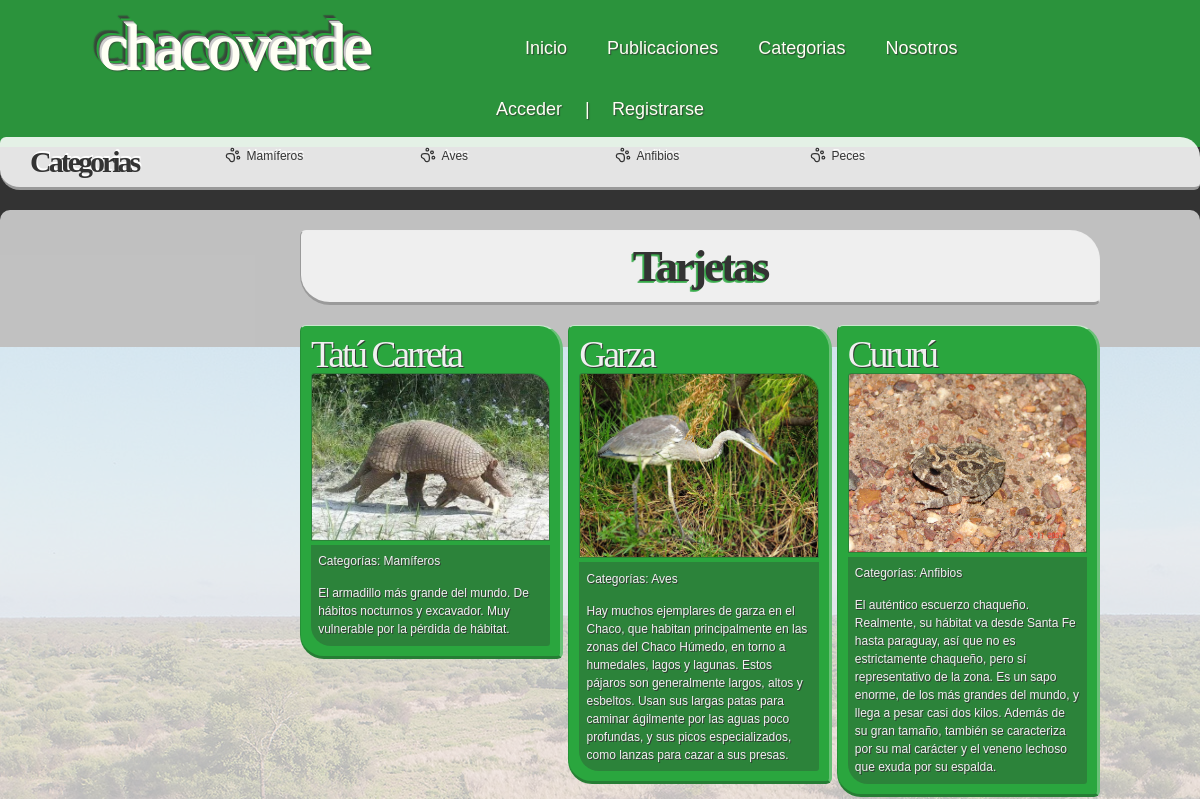
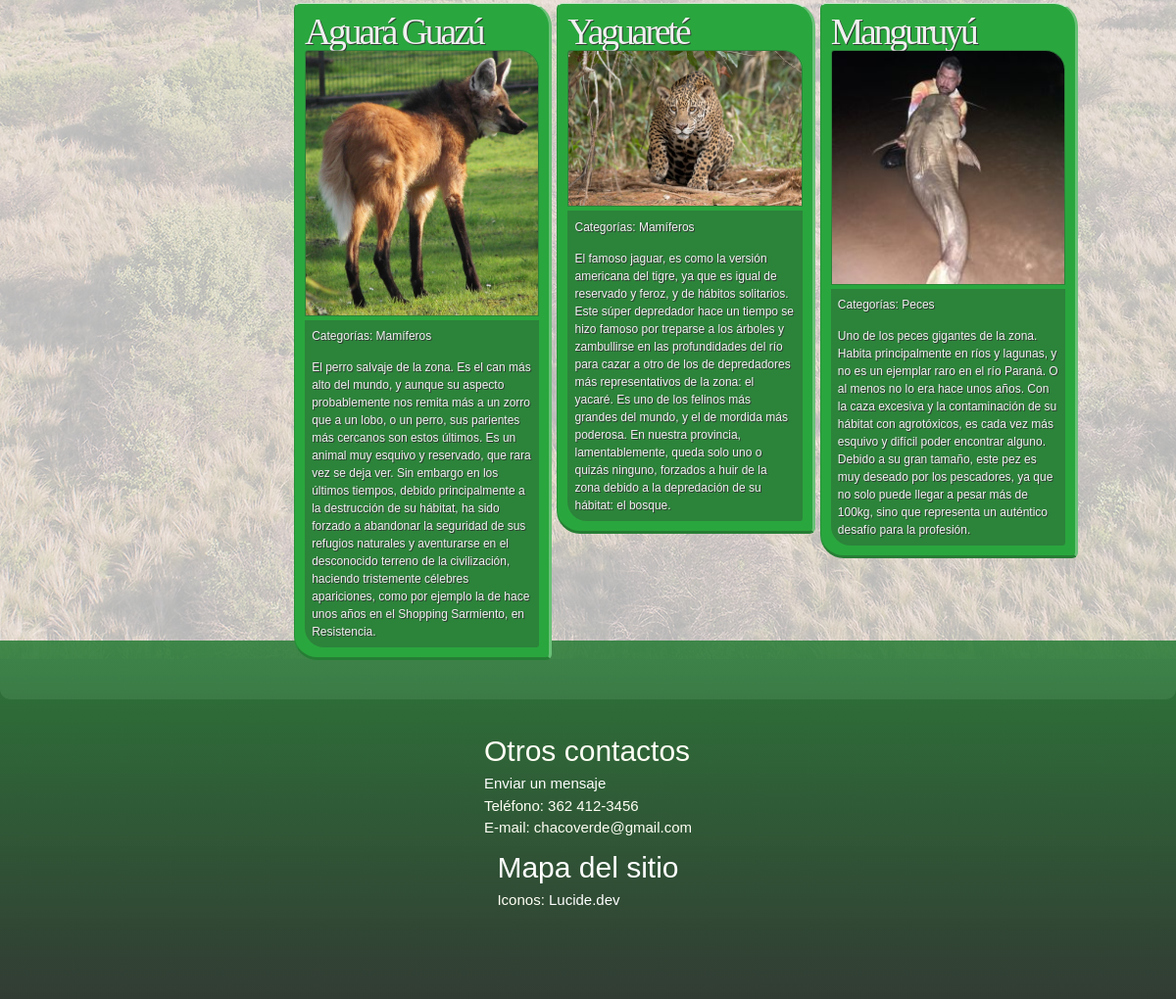
Screenshot of /tarjetas/listar_tarjetas/ with the database file from the repository (2 pictures, top to bottom).
### apps/categorias/models.py (models this page shows, shortened)
class Categoria_Sobre(models.Model):
	sobre = models.CharField(max_length = 100)
	imagen = models.ImageField(upload_to = 'categorias_foto')
	descripcion = models.TextField(default= None)

### apps/tarjetas/models.py (models this page shows, shortened)
class Tarjeta(models.Model):
	nombre = models.CharField(max_length = 100)
	descripcion = models.TextField(default="Sin descripción")
	imagen = models.ImageField(upload_to = 'tarjetas_fotos')
	categoria_sobre = models.ManyToManyField(Categoria_Sobre)

### apps/tarjetas/views.py (the view)
# urls.py: path('listar_tarjetas/', views.listar_tarjetas, name = 'path_listar_tarjetas'),
def listar_tarjetas(request):
	todas_tarjetas = Tarjeta.objects.all()
	context = {}
	context['tarjetas'] = todas_tarjetas
	return render(request,'tarjetas/lista_tarjetas.html', context)

### apps/categorias/context_processors.py (called while the page is built)
def categorias_globales(request):
    return {'categorias': Categoria_Sobre.objects.all()}

### templates/tarjetas/lista_tarjetas.html (shortened to what this page needs)
{% extends 'base.html' %}
{% block contenido %}
	<main>
		<h2>Tarjetas</h2>
		<section id="tarjetas">
		{% for t in tarjetas %}
			<article>
				<a href="{% url 'tarjetas:path_detalle_tarjeta' t.pk %}">
					<h3>{{t.nombre}}</h3>
					<img src="{{ t.imagen.url }}">
				</a>
				<p>Categorías:
				{% for c in t.categoria_sobre.all %}
					<a href="{% url 'categorias:path_filtrado_categoria_todo' c.pk %}">{{c.sobre}}</a>
				{% endfor %}
				</p>
				<p>{{t.descripcion}}</p>
			</article>
		{% endfor %}
		</section>
	</main>
{% endblock contenido %}

### templates/base.html (shortened to what this page needs)
{% load static %}
<!doctype html>
<html>
<head>
	<link rel="stylesheet" type="text/css" href="{% static 'css/reset.css' %}" />
	<link rel="stylesheet" type="text/css" href="{% static 'css/main.css' %}" />
</head>
<body>
	<header>
		<h1>chacoverde</h1>
		<nav>
			<ul>
                <li><a href="{% url 'path_home' %}">Inicio</a></li>
                <li><a href="{% url 'posts:path_listar_posts' %}">Publicaciones</a></li>
                <li><a href="{% url 'categorias:path_listar_categorias' %}">Categorias</a></li>
                <li><a href="{% url 'usuarios:path_contacto' %}">Nosotros</a></li>
			</ul>
		</nav>
	{% if user.is_authenticated %}
		<ul class="autenticado">
			<li>Hola, {{ user.username }} :) </li>
			<li>
				<a href="{% url 'usuarios:path_logout' %}">Cerrar sesión</a>
				<!--<form method="POST" action="{% url 'usuarios:path_logout' %}">{% csrf_token %}
					<input type="submit" value="Logout">
				</form>-->
			</li>
		</ul>
	{% else %}
		<ul>
			<li><a href="{% url 'usuarios:path_login' %}">Acceder</a> |</li>
			<li><a href="{% url 'usuarios:path_registro' %}">Registrarse</a></li>
		</ul>
	{% endif %}
	</header>
	<aside>
		<h3>Categorias</h3>
		<ul>
		{% for c in categorias %}
			<li><a href="{% url 'categorias:path_filtrado_categoria_todo' c.pk %}">{{ c.sobre }}</a></li>
		{% endfor %}
		</ul>
	</aside>
    {% block contenido %}
    {% endblock contenido %}
	<footer>
		<ul>
			<li><h4>Otros contactos</h4></li>
			<li><a href="{% url 'usuarios:path_contacto' %}">Enviar un mensaje</a></li>
			<li>Teléfono: 362 412-3456</li>
			<li>E-mail: chacoverde@gmail.com</li>
		</ul>
		<ul>
			<li><h4><a href="{% url 'path_mapa_del_sitio' %}">Mapa del sitio</a></h4></li>
			<li><p>Iconos: <a href="https://lucide.dev">Lucide.dev</a></li>
		</ul>
	</footer>
</body>
</html>

### static/css/main.css (style rules this page uses)
:root { font-size: 10px }
html * { margin: 0; padding: 0; box-sizing: border-box; word-break: normal; font-family: arial, serif; color:#333; }
h1,h2,h3,h1 *, h2 *, h3 * { line-height: 1; letter-spacing:-0.3rem; font-family: "times new roman", times, serif; }
h1 { font-size: 6.6rem; }
h2 { font-size: 6rem; margin-bottom: 4.5rem; font-weight:bolder; color: rgb(255 255 245); line-height: 0.9; }
h3 { font-size: 3.75rem; }
p, ul, ol { font-size: 1.5rem; line-height:1.5; letter-spacing:normal; }
ul li, ol li { margin:0; padding:0; }
body { background-image: url("../img/quebrachal.jpg"); background-color: #333; width: 100%; height: 500px; background-position: center; background-attachment: fixed; background-repeat: no-repeat }
#hero a, footer a, #hero a:link, footer a:link, #hero a:hover, footer a:hover #hero a:active, footer a:active, #hero a:visited, footer a:visited { color: white; }
header { display:flex; flex-wrap: wrap; justify-content: space-evenly; align-items:center; gap: 6px 12px; min-width: 300px; background-color: rgba(42, 166, 62, 84%); padding:1.5em 10em; margin-bottom:-1em; }
header h1 { text-shadow: -1px -1px 0 rgb(255 255 245), -2px -2px 0 #ccc, -3px -3px 0 #ccc, -4px -4px 0 #666, -5px -5px 0 #2AA63E, -6px -6px 0 #2AA63E, -7px -7px 1px rgba(60 60 60 / 60%), -8px -8px 1px rgba(60 60 60 / 60%), -9px -9px 1px rgba(60 60 60 / 60%), 1px 1px 1px rgba(60 60 60 / 60%); color: rgb(255 255 245) }
header nav { margin:auto; }
header ul li { font-size: 1.8rem; line-height:2.5em; display:inline; color: rgb(255 255 245); text-shadow: 1px 1px 1px rgb(51 51 51 / 75%); }
header a, header a:link, header a:hover, header a:active, header a:visited { color: rgb(255 255 245); text-shadow: 1px 1px 1px rgb(51 51 51 / 75%); padding:0.5em 1em; text-decoration: none; }
main { max-width: 1236px; height:; background-color: rgba(240, 240, 240, 75%); margin:auto; margin-bottom:-6em; padding: 2em 10em 2em 30em; border-radius: 1rem }
main h2 { margin: 0; padding:1.5rem; border-bottom: 3px solid rgba(51, 51, 51, 45%); border-left: 1px solid rgba(51, 51, 51, 45%); border-top: 1px solid #eee; border-right: 1px solid #eee; border-radius: 6px 3rem 6px 3rem; font-weight:bolder; font-size:4.5rem; text-align: center; color: #333; background-color: rgb(255 255 255 / 75%); text-shadow: -1px 1px 0 rgb(42 166 62 / 75%), -2px 2px 0 rgb(42 166 62 / 75%); }
main section { width:100%; margin:2em auto; }
aside { padding:1em; padding-left:3em; background-color: rgb(255 255 255 / 87%); border-bottom:1px solid #333; border-radius: 6px 2rem 6px 2rem; margin: 2em auto; margin-top:auto; width: 100%; max-width:1200px; columns: 6; border-bottom:3px solid #999; }
aside h3 { font-size:3em; font-weight:900; }
aside h3, aside ul li { text-shadow: 1px -2px 0 white; }
aside ul { font-size: 1.2em; }
aside ul li { background-image:url("../img/paw-print.png"); background-repeat: no-repeat; padding-left: 1.8em; }
main section#tarjetas { max-width:100%; display: grid; grid-template-columns: repeat(3, minmax(150px, 270px)); gap:0.5em; line-height:1.5em; }
main section#tarjetas article { max-width: 100%; height:max-content; padding:1em; background-color:rgba(42, 166, 62, 100%); border-radius: 6px 2.4rem 6px 2.4rem; border-bottom: 3px solid rgb(30 30 30 / 30%); border-left: 1px solid rgb(30 30 30 / 15%); border-top: 1px solid rgb(255 255 255 / 75%); border-right: 3px solid rgb(255 255 255 / 30%); }
main section#tarjetas article * { color:rgb(240 240 240); text-shadow: 1px 1px 0 rgb(51 51 51 / 90%) }
main section#tarjetas img { border: 1px solid rgb(50 50 50 / 30%); border-radius:3px 2rem 0 0; }
main section#tarjetas p { background-color:rgb(51 51 51 / 30%); margin:0 auto; padding:0.6em; font-size: 1.2em; }
main section#tarjetas p:last-of-type { border-radius: 0 0 3px 2rem; }
footer { color: rgb(255 255 245); background-color: rgba(42, 166, 62, 84%); padding: 9rem; background-image: linear-gradient(to top, rgb(51 51 51 / 90%), rgb(51 51 51 / 30%)); display:flex; flex-wrap: wrap; justify-content: space-around; align-items:center; gap: 6px 12px; margin:auto; }
footer ul { margin: 0 12em; }
footer h4 { font-size:3rem; }
footer h4, footer p, footer ul, footer ol, footer li { color: rgb(255 255 245); }

### rows the page displays
Categoria_Sobre: sobre "Mamíferos"
Categoria_Sobre: sobre "Aves"
Categoria_Sobre: sobre "Anfibios"
Categoria_Sobre: sobre "Peces"
Tarjeta: nombre "Tatú Carreta", imagen (picture), descripcion "El armadillo más grande del mundo. De hábitos nocturnos y excavador. Muy vulnerable por la pérdida de hábitat."
Tarjeta: nombre "Garza", imagen (picture), descripcion "Hay muchos ejemplares de garza en el Chaco, que habitan principalmente en las zonas del Chaco Húmedo, en torno a humedales, lagos y lagunas. Estos pájaros son generalmente largos, altos y esbeltos. Usan sus largas patas para caminar ágilmente por las aguas poco profundas, y sus picos especializados, como lanzas para cazar a sus presas."
Tarjeta: nombre "Cururú", imagen (picture), descripcion "El auténtico escuerzo chaqueño. Realmente, su hábitat va desde Santa Fe hasta paraguay, así que no es estrictamente chaqueño, pero sí representativo de la zona. Es un sapo enorme, de los más grandes del mundo, y llega a pesar casi dos kilos. Además de su gran tamaño, también se caracteriza por su mal carácter y el veneno lechoso que exuda por su espalda."
Tarjeta: nombre "Aguará Guazú", imagen (picture), descripcion "El perro salvaje de la zona. Es el can más alto del mundo, y aunque su aspecto probablemente nos remita más a un zorro que a un lobo, o un perro, sus parientes más cercanos son estos últimos. Es un animal muy esquivo y reservado, que rara vez se deja ver. Sin embargo en los últimos tiempos, debido principalmente a la destrucción de su hábitat, ha sido forzado a abandonar la seguridad de sus refugios naturales y aventurarse en el desconocido terreno de la civilización, haciendo tristemente célebres apariciones, como por ejemplo la de hace unos años en el Shopping Sarmiento, en Resistencia."
Tarjeta: nombre "Yaguareté", imagen (picture), descripcion "El famoso jaguar, es como la versión americana del tigre, ya que es igual de reservado y feroz, y de hábitos solitarios. Este súper depredador hace un tiempo se hizo famoso por treparse a los árboles y zambullirse en las profundidades del río para cazar a otro de los de depredadores más representativos de la zona: el yacaré. Es uno de los felinos más grandes del mundo, y el de mordida más poderosa. En nuestra provincia, lamentablemente, queda solo uno o quizás ninguno, forzados a huir de la zona debido a la depredación de su hábitat: el bosque."
Tarjeta: nombre "Manguruyú", imagen (picture), descripcion "Uno de los peces gigantes de la zona. Habita principalmente en ríos y lagunas, y no es un ejemplar raro en el río Paraná. O al menos no lo era hace unos años. Con la caza excesiva y la contaminación de su hábitat con agrotóxicos, es cada vez más esquivo y difícil poder encontrar alguno. Debido a su gran tamaño, este pez es muy deseado por los pescadores, ya que no solo puede llegar a pesar más de 100kg, sino que representa un auténtico desafío para la profesión."
